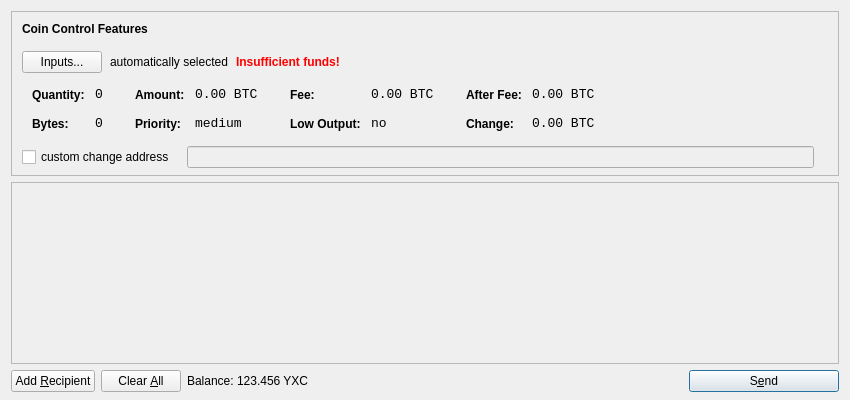
<?xml version="1.0" encoding="UTF-8"?>
<ui version="4.0">
 <class>SendCoinsDialog</class>
 <widget class="QDialog" name="SendCoinsDialog">
  <property name="geometry">
   <rect>
    <x>0</x>
    <y>0</y>
    <width>850</width>
    <height>400</height>
   </rect>
  </property>
  <property name="windowTitle">
   <string>Send Coins</string>
  </property>
  <layout class="QVBoxLayout" name="verticalLayout" stretch="0,1,0">
   <property name="bottomMargin">
    <number>8</number>
   </property>
   <item>
    <widget class="QFrame" name="frameCoinControl">
     <property name="sizePolicy">
      <sizepolicy hsizetype="Expanding" vsizetype="Expanding">
       <horstretch>0</horstretch>
       <verstretch>0</verstretch>
      </sizepolicy>
     </property>
     <property name="maximumSize">
      <size>
       <width>16777215</width>
       <height>16777215</height>
      </size>
     </property>
     <property name="frameShape">
      <enum>QFrame::StyledPanel</enum>
     </property>
     <property name="frameShadow">
      <enum>QFrame::Sunken</enum>
     </property>
     <layout class="QVBoxLayout" name="verticalLayoutCoinControl2">
      <property name="spacing">
       <number>-1</number>
      </property>
      <property name="leftMargin">
       <number>0</number>
      </property>
      <property name="topMargin">
       <number>0</number>
      </property>
      <property name="rightMargin">
       <number>0</number>
      </property>
      <property name="bottomMargin">
       <number>6</number>
      </property>
      <item>
       <layout class="QVBoxLayout" name="verticalLayoutCoinControl" stretch="0,0,0,0,1">
        <property name="spacing">
         <number>0</number>
        </property>
        <property name="leftMargin">
         <number>10</number>
        </property>
        <property name="topMargin">
         <number>10</number>
        </property>
        <item>
         <layout class="QHBoxLayout" name="horizontalLayoutCoinControl1">
          <property name="bottomMargin">
           <number>15</number>
          </property>
          <item>
           <widget class="QLabel" name="labelCoinControlFeatures">
            <property name="sizePolicy">
             <sizepolicy hsizetype="Preferred" vsizetype="Maximum">
              <horstretch>0</horstretch>
              <verstretch>0</verstretch>
             </sizepolicy>
            </property>
            <property name="font">
             <font>
              <weight>75</weight>
              <bold>true</bold>
             </font>
            </property>
            <property name="styleSheet">
             <string notr="true">font-weight:bold;</string>
            </property>
            <property name="text">
             <string>Coin Control Features</string>
            </property>
           </widget>
          </item>
         </layout>
        </item>
        <item>
         <layout class="QHBoxLayout" name="horizontalLayoutCoinControl2" stretch="0,0,0,0">
          <property name="spacing">
           <number>8</number>
          </property>
          <property name="bottomMargin">
           <number>10</number>
          </property>
          <item>
           <widget class="QPushButton" name="pushButtonCoinControl">
            <property name="styleSheet">
             <string notr="true"/>
            </property>
            <property name="text">
             <string>Inputs...</string>
            </property>
           </widget>
          </item>
          <item>
           <widget class="QLabel" name="labelCoinControlAutomaticallySelected">
            <property name="text">
             <string>automatically selected</string>
            </property>
            <property name="margin">
             <number>5</number>
            </property>
           </widget>
          </item>
          <item>
           <widget class="QLabel" name="labelCoinControlInsuffFunds">
            <property name="font">
             <font>
              <weight>75</weight>
              <bold>true</bold>
             </font>
            </property>
            <property name="styleSheet">
             <string notr="true">color:red;font-weight:bold;</string>
            </property>
            <property name="text">
             <string>Insufficient funds!</string>
            </property>
            <property name="margin">
             <number>5</number>
            </property>
           </widget>
          </item>
          <item>
           <spacer name="horizontalSpacerCoinControl">
            <property name="orientation">
             <enum>Qt::Horizontal</enum>
            </property>
            <property name="sizeHint" stdset="0">
             <size>
              <width>40</width>
              <height>1</height>
             </size>
            </property>
           </spacer>
          </item>
         </layout>
        </item>
        <item>
         <widget class="QWidget" name="widgetCoinControl" native="true">
          <property name="sizePolicy">
           <sizepolicy hsizetype="Preferred" vsizetype="Preferred">
            <horstretch>0</horstretch>
            <verstretch>0</verstretch>
           </sizepolicy>
          </property>
          <property name="minimumSize">
           <size>
            <width>0</width>
            <height>0</height>
           </size>
          </property>
          <property name="styleSheet">
           <string notr="true"/>
          </property>
          <layout class="QHBoxLayout" name="horizontalLayoutCoinControl5">
           <property name="margin">
            <number>0</number>
           </property>
           <item>
            <layout class="QHBoxLayout" name="horizontalLayoutCoinControl3" stretch="0,0,0,1">
             <property name="spacing">
              <number>20</number>
             </property>
             <property name="topMargin">
              <number>0</number>
             </property>
             <property name="bottomMargin">
              <number>10</number>
             </property>
             <item>
              <layout class="QFormLayout" name="formLayoutCoinControl1">
               <property name="horizontalSpacing">
                <number>10</number>
               </property>
               <property name="verticalSpacing">
                <number>14</number>
               </property>
               <property name="leftMargin">
                <number>10</number>
               </property>
               <property name="topMargin">
                <number>4</number>
               </property>
               <property name="rightMargin">
                <number>6</number>
               </property>
               <item row="0" column="0">
                <widget class="QLabel" name="labelCoinControlQuantityText">
                 <property name="styleSheet">
                  <string notr="true">font-weight:bold;</string>
                 </property>
                 <property name="text">
                  <string>Quantity:</string>
                 </property>
                 <property name="margin">
                  <number>0</number>
                 </property>
                </widget>
               </item>
               <item row="0" column="1">
                <widget class="QLabel" name="labelCoinControlQuantity">
                 <property name="font">
                  <font>
                   <family>Monospace</family>
                   <pointsize>10</pointsize>
                  </font>
                 </property>
                 <property name="cursor">
                  <cursorShape>IBeamCursor</cursorShape>
                 </property>
                 <property name="contextMenuPolicy">
                  <enum>Qt::ActionsContextMenu</enum>
                 </property>
                 <property name="text">
                  <string notr="true">0</string>
                 </property>
                 <property name="margin">
                  <number>0</number>
                 </property>
                 <property name="textInteractionFlags">
                  <set>Qt::LinksAccessibleByMouse|Qt::TextSelectableByKeyboard|Qt::TextSelectableByMouse</set>
                 </property>
                </widget>
               </item>
               <item row="1" column="0">
                <widget class="QLabel" name="labelCoinControlBytesText">
                 <property name="styleSheet">
                  <string notr="true">font-weight:bold;</string>
                 </property>
                 <property name="text">
                  <string>Bytes:</string>
                 </property>
                </widget>
               </item>
               <item row="1" column="1">
                <widget class="QLabel" name="labelCoinControlBytes">
                 <property name="font">
                  <font>
                   <family>Monospace</family>
                   <pointsize>10</pointsize>
                  </font>
                 </property>
                 <property name="cursor">
                  <cursorShape>IBeamCursor</cursorShape>
                 </property>
                 <property name="contextMenuPolicy">
                  <enum>Qt::ActionsContextMenu</enum>
                 </property>
                 <property name="text">
                  <string notr="true">0</string>
                 </property>
                 <property name="textInteractionFlags">
                  <set>Qt::LinksAccessibleByMouse|Qt::TextSelectableByKeyboard|Qt::TextSelectableByMouse</set>
                 </property>
                </widget>
               </item>
              </layout>
             </item>
             <item>
              <layout class="QFormLayout" name="formLayoutCoinControl2">
               <property name="horizontalSpacing">
                <number>10</number>
               </property>
               <property name="verticalSpacing">
                <number>14</number>
               </property>
               <property name="leftMargin">
                <number>6</number>
               </property>
               <property name="topMargin">
                <number>4</number>
               </property>
               <property name="rightMargin">
                <number>6</number>
               </property>
               <item row="0" column="0">
                <widget class="QLabel" name="labelCoinControlAmountText">
                 <property name="styleSheet">
                  <string notr="true">font-weight:bold;</string>
                 </property>
                 <property name="text">
                  <string>Amount:</string>
                 </property>
                 <property name="margin">
                  <number>0</number>
                 </property>
                </widget>
               </item>
               <item row="0" column="1">
                <widget class="QLabel" name="labelCoinControlAmount">
                 <property name="font">
                  <font>
                   <family>Monospace</family>
                   <pointsize>10</pointsize>
                  </font>
                 </property>
                 <property name="cursor">
                  <cursorShape>IBeamCursor</cursorShape>
                 </property>
                 <property name="contextMenuPolicy">
                  <enum>Qt::ActionsContextMenu</enum>
                 </property>
                 <property name="text">
                  <string notr="true">0.00 BTC</string>
                 </property>
                 <property name="textInteractionFlags">
                  <set>Qt::LinksAccessibleByMouse|Qt::TextSelectableByKeyboard|Qt::TextSelectableByMouse</set>
                 </property>
                </widget>
               </item>
               <item row="1" column="0">
                <widget class="QLabel" name="labelCoinControlPriorityText">
                 <property name="styleSheet">
                  <string notr="true">font-weight:bold;</string>
                 </property>
                 <property name="text">
                  <string>Priority:</string>
                 </property>
                </widget>
               </item>
               <item row="1" column="1">
                <widget class="QLabel" name="labelCoinControlPriority">
                 <property name="font">
                  <font>
                   <family>Monospace</family>
                   <pointsize>10</pointsize>
                  </font>
                 </property>
                 <property name="cursor">
                  <cursorShape>IBeamCursor</cursorShape>
                 </property>
                 <property name="contextMenuPolicy">
                  <enum>Qt::ActionsContextMenu</enum>
                 </property>
                 <property name="text">
                  <string>medium</string>
                 </property>
                 <property name="textInteractionFlags">
                  <set>Qt::LinksAccessibleByMouse|Qt::TextSelectableByKeyboard|Qt::TextSelectableByMouse</set>
                 </property>
                </widget>
               </item>
              </layout>
             </item>
             <item>
              <layout class="QFormLayout" name="formLayoutCoinControl3">
               <property name="horizontalSpacing">
                <number>10</number>
               </property>
               <property name="verticalSpacing">
                <number>14</number>
               </property>
               <property name="leftMargin">
                <number>6</number>
               </property>
               <property name="topMargin">
                <number>4</number>
               </property>
               <property name="rightMargin">
                <number>6</number>
               </property>
               <item row="0" column="0">
                <widget class="QLabel" name="labelCoinControlFeeText">
                 <property name="styleSheet">
                  <string notr="true">font-weight:bold;</string>
                 </property>
                 <property name="text">
                  <string>Fee:</string>
                 </property>
                 <property name="margin">
                  <number>0</number>
                 </property>
                </widget>
               </item>
               <item row="0" column="1">
                <widget class="QLabel" name="labelCoinControlFee">
                 <property name="font">
                  <font>
                   <family>Monospace</family>
                   <pointsize>10</pointsize>
                  </font>
                 </property>
                 <property name="cursor">
                  <cursorShape>IBeamCursor</cursorShape>
                 </property>
                 <property name="contextMenuPolicy">
                  <enum>Qt::ActionsContextMenu</enum>
                 </property>
                 <property name="text">
                  <string notr="true">0.00 BTC</string>
                 </property>
                 <property name="textInteractionFlags">
                  <set>Qt::LinksAccessibleByMouse|Qt::TextSelectableByKeyboard|Qt::TextSelectableByMouse</set>
                 </property>
                </widget>
               </item>
               <item row="1" column="0">
                <widget class="QLabel" name="labelCoinControlLowOutputText">
                 <property name="styleSheet">
                  <string notr="true">font-weight:bold;</string>
                 </property>
                 <property name="text">
                  <string>Low Output:</string>
                 </property>
                </widget>
               </item>
               <item row="1" column="1">
                <widget class="QLabel" name="labelCoinControlLowOutput">
                 <property name="font">
                  <font>
                   <family>Monospace</family>
                   <pointsize>10</pointsize>
                  </font>
                 </property>
                 <property name="cursor">
                  <cursorShape>IBeamCursor</cursorShape>
                 </property>
                 <property name="contextMenuPolicy">
                  <enum>Qt::ActionsContextMenu</enum>
                 </property>
                 <property name="text">
                  <string>no</string>
                 </property>
                 <property name="textInteractionFlags">
                  <set>Qt::LinksAccessibleByMouse|Qt::TextSelectableByKeyboard|Qt::TextSelectableByMouse</set>
                 </property>
                </widget>
               </item>
              </layout>
             </item>
             <item>
              <layout class="QFormLayout" name="formLayoutCoinControl4">
               <property name="horizontalSpacing">
                <number>10</number>
               </property>
               <property name="verticalSpacing">
                <number>14</number>
               </property>
               <property name="leftMargin">
                <number>6</number>
               </property>
               <property name="topMargin">
                <number>4</number>
               </property>
               <property name="rightMargin">
                <number>6</number>
               </property>
               <item row="0" column="0">
                <widget class="QLabel" name="labelCoinControlAfterFeeText">
                 <property name="styleSheet">
                  <string notr="true">font-weight:bold;</string>
                 </property>
                 <property name="text">
                  <string>After Fee:</string>
                 </property>
                 <property name="margin">
                  <number>0</number>
                 </property>
                </widget>
               </item>
               <item row="0" column="1">
                <widget class="QLabel" name="labelCoinControlAfterFee">
                 <property name="font">
                  <font>
                   <family>Monospace</family>
                   <pointsize>10</pointsize>
                  </font>
                 </property>
                 <property name="cursor">
                  <cursorShape>IBeamCursor</cursorShape>
                 </property>
                 <property name="contextMenuPolicy">
                  <enum>Qt::ActionsContextMenu</enum>
                 </property>
                 <property name="text">
                  <string notr="true">0.00 BTC</string>
                 </property>
                 <property name="textInteractionFlags">
                  <set>Qt::LinksAccessibleByMouse|Qt::TextSelectableByKeyboard|Qt::TextSelectableByMouse</set>
                 </property>
                </widget>
               </item>
               <item row="1" column="0">
                <widget class="QLabel" name="labelCoinControlChangeText">
                 <property name="styleSheet">
                  <string notr="true">font-weight:bold;</string>
                 </property>
                 <property name="text">
                  <string>Change:</string>
                 </property>
                </widget>
               </item>
               <item row="1" column="1">
                <widget class="QLabel" name="labelCoinControlChange">
                 <property name="font">
                  <font>
                   <family>Monospace</family>
                   <pointsize>10</pointsize>
                  </font>
                 </property>
                 <property name="cursor">
                  <cursorShape>IBeamCursor</cursorShape>
                 </property>
                 <property name="contextMenuPolicy">
                  <enum>Qt::ActionsContextMenu</enum>
                 </property>
                 <property name="text">
                  <string notr="true">0.00 BTC</string>
                 </property>
                 <property name="textInteractionFlags">
                  <set>Qt::LinksAccessibleByMouse|Qt::TextSelectableByKeyboard|Qt::TextSelectableByMouse</set>
                 </property>
                </widget>
               </item>
              </layout>
             </item>
            </layout>
           </item>
          </layout>
         </widget>
        </item>
        <item>
         <layout class="QHBoxLayout" name="horizontalLayoutCoinControl4" stretch="0,0,0">
          <property name="spacing">
           <number>12</number>
          </property>
          <property name="sizeConstraint">
           <enum>QLayout::SetDefaultConstraint</enum>
          </property>
          <property name="topMargin">
           <number>5</number>
          </property>
          <property name="rightMargin">
           <number>5</number>
          </property>
          <item>
           <widget class="QCheckBox" name="checkBoxCoinControlChange">
            <property name="text">
             <string>custom change address</string>
            </property>
           </widget>
          </item>
          <item>
           <widget class="QLineEdit" name="lineEditCoinControlChange">
            <property name="enabled">
             <bool>false</bool>
            </property>
            <property name="sizePolicy">
             <sizepolicy hsizetype="Expanding" vsizetype="Fixed">
              <horstretch>0</horstretch>
              <verstretch>0</verstretch>
             </sizepolicy>
            </property>
           </widget>
          </item>
          <item>
           <widget class="QLabel" name="labelCoinControlChangeLabel">
            <property name="sizePolicy">
             <sizepolicy hsizetype="Preferred" vsizetype="Expanding">
              <horstretch>0</horstretch>
              <verstretch>0</verstretch>
             </sizepolicy>
            </property>
            <property name="minimumSize">
             <size>
              <width>0</width>
              <height>0</height>
             </size>
            </property>
            <property name="text">
             <string/>
            </property>
            <property name="margin">
             <number>3</number>
            </property>
           </widget>
          </item>
         </layout>
        </item>
        <item>
         <spacer name="verticalSpacerCoinControl">
          <property name="orientation">
           <enum>Qt::Vertical</enum>
          </property>
          <property name="sizeHint" stdset="0">
           <size>
            <width>800</width>
            <height>1</height>
           </size>
          </property>
         </spacer>
        </item>
       </layout>
      </item>
     </layout>
    </widget>
   </item>
   <item>
    <widget class="QScrollArea" name="scrollArea">
     <property name="widgetResizable">
      <bool>true</bool>
     </property>
     <widget class="QWidget" name="scrollAreaWidgetContents">
      <property name="geometry">
       <rect>
        <x>0</x>
        <y>0</y>
        <width>830</width>
        <height>165</height>
       </rect>
      </property>
      <layout class="QVBoxLayout" name="verticalLayout_2">
       <property name="margin">
        <number>0</number>
       </property>
       <item>
        <layout class="QVBoxLayout" name="entries">
         <property name="spacing">
          <number>6</number>
         </property>
        </layout>
       </item>
       <item>
        <spacer name="verticalSpacer">
         <property name="orientation">
          <enum>Qt::Vertical</enum>
         </property>
         <property name="sizeHint" stdset="0">
          <size>
           <width>20</width>
           <height>40</height>
          </size>
         </property>
        </spacer>
       </item>
      </layout>
     </widget>
    </widget>
   </item>
   <item>
    <layout class="QHBoxLayout" name="horizontalLayout">
     <item>
      <widget class="QPushButton" name="addButton">
       <property name="toolTip">
        <string>Send to multiple recipients at once</string>
       </property>
       <property name="text">
        <string>Add &amp;Recipient</string>
       </property>
       <property name="icon">
        <iconset resource="../bitcoin.qrc">
         <normaloff>:/icons/add</normaloff>:/icons/add</iconset>
       </property>
       <property name="autoDefault">
        <bool>false</bool>
       </property>
      </widget>
     </item>
     <item>
      <widget class="QPushButton" name="clearButton">
       <property name="sizePolicy">
        <sizepolicy hsizetype="Minimum" vsizetype="Fixed">
         <horstretch>0</horstretch>
         <verstretch>0</verstretch>
        </sizepolicy>
       </property>
       <property name="toolTip">
        <string>Remove all transaction fields</string>
       </property>
       <property name="text">
        <string>Clear &amp;All</string>
       </property>
       <property name="icon">
        <iconset resource="../bitcoin.qrc">
         <normaloff>:/icons/remove</normaloff>:/icons/remove</iconset>
       </property>
       <property name="autoRepeatDelay">
        <number>300</number>
       </property>
       <property name="autoDefault">
        <bool>false</bool>
       </property>
      </widget>
     </item>
     <item>
      <layout class="QHBoxLayout" name="horizontalLayout_2">
       <property name="spacing">
        <number>3</number>
       </property>
       <item>
        <widget class="QLabel" name="label">
         <property name="text">
          <string>Balance:</string>
         </property>
        </widget>
       </item>
       <item>
        <widget class="QLabel" name="labelBalance">
         <property name="cursor">
          <cursorShape>IBeamCursor</cursorShape>
         </property>
         <property name="text">
          <string>123.456 YXC</string>
         </property>
         <property name="textInteractionFlags">
          <set>Qt::LinksAccessibleByMouse|Qt::TextSelectableByKeyboard|Qt::TextSelectableByMouse</set>
         </property>
        </widget>
       </item>
      </layout>
     </item>
     <item>
      <spacer name="horizontalSpacer">
       <property name="orientation">
        <enum>Qt::Horizontal</enum>
       </property>
       <property name="sizeHint" stdset="0">
        <size>
         <width>40</width>
         <height>20</height>
        </size>
       </property>
      </spacer>
     </item>
     <item>
      <widget class="QPushButton" name="sendButton">
       <property name="minimumSize">
        <size>
         <width>150</width>
         <height>0</height>
        </size>
       </property>
       <property name="toolTip">
        <string>Confirm the send action</string>
       </property>
       <property name="text">
        <string>S&amp;end</string>
       </property>
       <property name="icon">
        <iconset resource="../bitcoin.qrc">
         <normaloff>:/icons/send</normaloff>:/icons/send</iconset>
       </property>
       <property name="default">
        <bool>true</bool>
       </property>
      </widget>
     </item>
    </layout>
   </item>
  </layout>
 </widget>
 <resources>
  <include location="../bitcoin.qrc"/>
 </resources>
 <connections/>
</ui>
